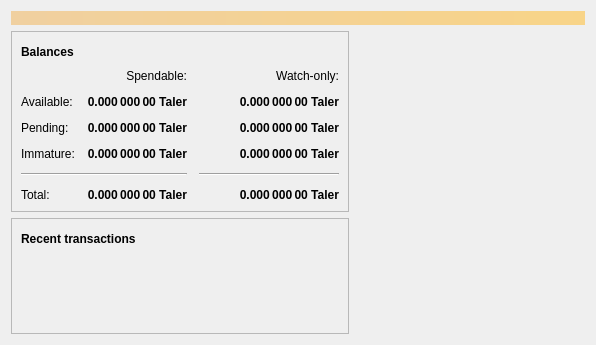
<?xml version="1.0" encoding="UTF-8"?>
<ui version="4.0">
 <class>OverviewPage</class>
 <widget class="QWidget" name="OverviewPage">
  <property name="geometry">
   <rect>
    <x>0</x>
    <y>0</y>
    <width>596</width>
    <height>342</height>
   </rect>
  </property>
  <property name="windowTitle">
   <string>Form</string>
  </property>
  <layout class="QVBoxLayout" name="topLayout">
   <item>
    <widget class="QLabel" name="labelAlerts">
     <property name="visible">
      <bool>false</bool>
     </property>
     <property name="styleSheet">
      <string notr="true">QLabel { background-color: qlineargradient(x1: 0, y1: 0, x2: 1, y2: 0, stop:0 #F0D0A0, stop:1 #F8D488); color:#000000; }</string>
     </property>
     <property name="wordWrap">
      <bool>true</bool>
     </property>
     <property name="margin">
      <number>3</number>
     </property>
     <property name="textInteractionFlags">
      <set>Qt::TextSelectableByMouse</set>
     </property>
    </widget>
   </item>
   <item>
    <layout class="QHBoxLayout" name="horizontalLayout" stretch="1,1">
     <item>
      <layout class="QVBoxLayout" name="verticalLayout_2">
       <item>
        <widget class="QFrame" name="frame">
         <property name="frameShape">
          <enum>QFrame::StyledPanel</enum>
         </property>
         <property name="frameShadow">
          <enum>QFrame::Raised</enum>
         </property>
         <layout class="QVBoxLayout" name="verticalLayout_4">
          <item>
           <layout class="QHBoxLayout" name="horizontalLayout_4">
            <item>
             <widget class="QLabel" name="label_5">
              <property name="font">
               <font>
                <weight>75</weight>
                <bold>true</bold>
               </font>
              </property>
              <property name="text">
               <string>Balances</string>
              </property>
             </widget>
            </item>
            <item>
             <spacer name="horizontalSpacer_3">
              <property name="orientation">
               <enum>Qt::Horizontal</enum>
              </property>
              <property name="sizeHint" stdset="0">
               <size>
                <width>40</width>
                <height>20</height>
               </size>
              </property>
             </spacer>
            </item>
            <item>
             <widget class="QPushButton" name="labelWalletStatus">
              <property name="enabled">
               <bool>true</bool>
              </property>
              <property name="maximumSize">
               <size>
                <width>30</width>
                <height>16777215</height>
               </size>
              </property>
              <property name="toolTip">
               <string>The displayed information may be out of date. Your wallet automatically synchronizes with the Taler network after a connection is established, but this process has not completed yet.</string>
              </property>
              <property name="text">
               <string/>
              </property>
              <property name="icon">
               <iconset resource="../bitcoin.qrc">
                <normaloff>:/icons/warning</normaloff>
                <disabledoff>:/icons/warning</disabledoff>:/icons/warning</iconset>
              </property>
              <property name="iconSize">
               <size>
                <width>24</width>
                <height>24</height>
               </size>
              </property>
              <property name="flat">
               <bool>true</bool>
              </property>
             </widget>
            </item>
           </layout>
          </item>
          <item>
           <layout class="QGridLayout" name="gridLayout">
            <property name="spacing">
             <number>12</number>
            </property>
            <item row="2" column="2">
             <widget class="QLabel" name="labelWatchPending">
              <property name="font">
               <font>
                <weight>75</weight>
                <bold>true</bold>
               </font>
              </property>
              <property name="cursor">
               <cursorShape>IBeamCursor</cursorShape>
              </property>
              <property name="toolTip">
               <string>Unconfirmed transactions to watch-only addresses</string>
              </property>
              <property name="text">
               <string notr="true">0.000 000 00 Taler</string>
              </property>
              <property name="alignment">
               <set>Qt::AlignRight|Qt::AlignTrailing|Qt::AlignVCenter</set>
              </property>
              <property name="textInteractionFlags">
               <set>Qt::LinksAccessibleByMouse|Qt::TextSelectableByKeyboard|Qt::TextSelectableByMouse</set>
              </property>
             </widget>
            </item>
            <item row="2" column="1">
             <widget class="QLabel" name="labelUnconfirmed">
              <property name="font">
               <font>
                <weight>75</weight>
                <bold>true</bold>
               </font>
              </property>
              <property name="cursor">
               <cursorShape>IBeamCursor</cursorShape>
              </property>
              <property name="toolTip">
               <string>Total of transactions that have yet to be confirmed, and do not yet count toward the spendable balance</string>
              </property>
              <property name="text">
               <string notr="true">0.000 000 00 Taler</string>
              </property>
              <property name="alignment">
               <set>Qt::AlignRight|Qt::AlignTrailing|Qt::AlignVCenter</set>
              </property>
              <property name="textInteractionFlags">
               <set>Qt::LinksAccessibleByMouse|Qt::TextSelectableByKeyboard|Qt::TextSelectableByMouse</set>
              </property>
             </widget>
            </item>
            <item row="3" column="2">
             <widget class="QLabel" name="labelWatchImmature">
              <property name="font">
               <font>
                <weight>75</weight>
                <bold>true</bold>
               </font>
              </property>
              <property name="cursor">
               <cursorShape>IBeamCursor</cursorShape>
              </property>
              <property name="toolTip">
               <string>Mined balance in watch-only addresses that has not yet matured</string>
              </property>
              <property name="text">
               <string notr="true">0.000 000 00 Taler</string>
              </property>
              <property name="alignment">
               <set>Qt::AlignRight|Qt::AlignTrailing|Qt::AlignVCenter</set>
              </property>
              <property name="textInteractionFlags">
               <set>Qt::LinksAccessibleByMouse|Qt::TextSelectableByKeyboard|Qt::TextSelectableByMouse</set>
              </property>
             </widget>
            </item>
            <item row="4" column="0" colspan="2">
             <widget class="Line" name="line">
              <property name="orientation">
               <enum>Qt::Horizontal</enum>
              </property>
             </widget>
            </item>
            <item row="4" column="2">
             <widget class="Line" name="lineWatchBalance">
              <property name="sizePolicy">
               <sizepolicy hsizetype="Preferred" vsizetype="Fixed">
                <horstretch>0</horstretch>
                <verstretch>0</verstretch>
               </sizepolicy>
              </property>
              <property name="minimumSize">
               <size>
                <width>140</width>
                <height>0</height>
               </size>
              </property>
              <property name="orientation">
               <enum>Qt::Horizontal</enum>
              </property>
             </widget>
            </item>
            <item row="5" column="0">
             <widget class="QLabel" name="labelTotalText">
              <property name="text">
               <string>Total:</string>
              </property>
             </widget>
            </item>
            <item row="3" column="1">
             <widget class="QLabel" name="labelImmature">
              <property name="font">
               <font>
                <weight>75</weight>
                <bold>true</bold>
               </font>
              </property>
              <property name="cursor">
               <cursorShape>IBeamCursor</cursorShape>
              </property>
              <property name="toolTip">
               <string>Mined balance that has not yet matured</string>
              </property>
              <property name="text">
               <string notr="true">0.000 000 00 Taler</string>
              </property>
              <property name="alignment">
               <set>Qt::AlignRight|Qt::AlignTrailing|Qt::AlignVCenter</set>
              </property>
              <property name="textInteractionFlags">
               <set>Qt::LinksAccessibleByMouse|Qt::TextSelectableByKeyboard|Qt::TextSelectableByMouse</set>
              </property>
             </widget>
            </item>
            <item row="3" column="0">
             <widget class="QLabel" name="labelImmatureText">
              <property name="text">
               <string>Immature:</string>
              </property>
             </widget>
            </item>
            <item row="5" column="1">
             <widget class="QLabel" name="labelTotal">
              <property name="font">
               <font>
                <weight>75</weight>
                <bold>true</bold>
               </font>
              </property>
              <property name="cursor">
               <cursorShape>IBeamCursor</cursorShape>
              </property>
              <property name="toolTip">
               <string>Your current total balance</string>
              </property>
              <property name="text">
               <string notr="true">0.000 000 00 Taler</string>
              </property>
              <property name="alignment">
               <set>Qt::AlignRight|Qt::AlignTrailing|Qt::AlignVCenter</set>
              </property>
              <property name="textInteractionFlags">
               <set>Qt::LinksAccessibleByMouse|Qt::TextSelectableByKeyboard|Qt::TextSelectableByMouse</set>
              </property>
             </widget>
            </item>
            <item row="5" column="2">
             <widget class="QLabel" name="labelWatchTotal">
              <property name="font">
               <font>
                <weight>75</weight>
                <bold>true</bold>
               </font>
              </property>
              <property name="cursor">
               <cursorShape>IBeamCursor</cursorShape>
              </property>
              <property name="toolTip">
               <string>Current total balance in watch-only addresses</string>
              </property>
              <property name="text">
               <string notr="true">0.000 000 00 Taler</string>
              </property>
              <property name="alignment">
               <set>Qt::AlignRight|Qt::AlignTrailing|Qt::AlignVCenter</set>
              </property>
              <property name="textInteractionFlags">
               <set>Qt::LinksAccessibleByMouse|Qt::TextSelectableByKeyboard|Qt::TextSelectableByMouse</set>
              </property>
             </widget>
            </item>
            <item row="0" column="2">
             <widget class="QLabel" name="labelWatchonly">
              <property name="text">
               <string>Watch-only:</string>
              </property>
              <property name="alignment">
               <set>Qt::AlignRight|Qt::AlignTrailing|Qt::AlignVCenter</set>
              </property>
             </widget>
            </item>
            <item row="1" column="0">
             <widget class="QLabel" name="labelBalanceText">
              <property name="text">
               <string>Available:</string>
              </property>
             </widget>
            </item>
            <item row="1" column="1">
             <widget class="QLabel" name="labelBalance">
              <property name="font">
               <font>
                <weight>75</weight>
                <bold>true</bold>
               </font>
              </property>
              <property name="cursor">
               <cursorShape>IBeamCursor</cursorShape>
              </property>
              <property name="toolTip">
               <string>Your current spendable balance</string>
              </property>
              <property name="text">
               <string notr="true">0.000 000 00 Taler</string>
              </property>
              <property name="alignment">
               <set>Qt::AlignRight|Qt::AlignTrailing|Qt::AlignVCenter</set>
              </property>
              <property name="textInteractionFlags">
               <set>Qt::LinksAccessibleByMouse|Qt::TextSelectableByKeyboard|Qt::TextSelectableByMouse</set>
              </property>
             </widget>
            </item>
            <item row="1" column="2">
             <widget class="QLabel" name="labelWatchAvailable">
              <property name="font">
               <font>
                <weight>75</weight>
                <bold>true</bold>
               </font>
              </property>
              <property name="cursor">
               <cursorShape>IBeamCursor</cursorShape>
              </property>
              <property name="toolTip">
               <string>Your current balance in watch-only addresses</string>
              </property>
              <property name="text">
               <string notr="true">0.000 000 00 Taler</string>
              </property>
              <property name="alignment">
               <set>Qt::AlignRight|Qt::AlignTrailing|Qt::AlignVCenter</set>
              </property>
              <property name="textInteractionFlags">
               <set>Qt::LinksAccessibleByMouse|Qt::TextSelectableByKeyboard|Qt::TextSelectableByMouse</set>
              </property>
             </widget>
            </item>
            <item row="2" column="0">
             <widget class="QLabel" name="labelPendingText">
              <property name="text">
               <string>Pending:</string>
              </property>
             </widget>
            </item>
            <item row="0" column="1">
             <widget class="QLabel" name="labelSpendable">
              <property name="text">
               <string>Spendable:</string>
              </property>
              <property name="alignment">
               <set>Qt::AlignRight|Qt::AlignTrailing|Qt::AlignVCenter</set>
              </property>
             </widget>
            </item>
           </layout>
          </item>
         </layout>
        </widget>
       </item>
       <item>
        <widget class="QFrame" name="frame_2">
         <property name="frameShape">
          <enum>QFrame::StyledPanel</enum>
         </property>
         <property name="frameShadow">
          <enum>QFrame::Raised</enum>
         </property>
         <layout class="QVBoxLayout" name="verticalLayout">
          <item>
           <layout class="QHBoxLayout" name="horizontalLayout_2">
            <item>
             <widget class="QLabel" name="label_4">
              <property name="font">
               <font>
                <weight>75</weight>
                <bold>true</bold>
               </font>
              </property>
              <property name="text">
               <string>Recent transactions</string>
              </property>
             </widget>
            </item>
            <item>
             <widget class="QPushButton" name="labelTransactionsStatus">
              <property name="enabled">
               <bool>true</bool>
              </property>
              <property name="maximumSize">
               <size>
                <width>30</width>
                <height>16777215</height>
               </size>
              </property>
              <property name="toolTip">
               <string>The displayed information may be out of date. Your wallet automatically synchronizes with the Taler network after a connection is established, but this process has not completed yet.</string>
              </property>
              <property name="text">
               <string/>
              </property>
              <property name="icon">
               <iconset resource="../bitcoin.qrc">
                <normaloff>:/icons/warning</normaloff>
                <disabledoff>:/icons/warning</disabledoff>:/icons/warning</iconset>
              </property>
              <property name="iconSize">
               <size>
                <width>24</width>
                <height>24</height>
               </size>
              </property>
              <property name="flat">
               <bool>true</bool>
              </property>
             </widget>
            </item>
            <item>
             <spacer name="horizontalSpacer">
              <property name="orientation">
               <enum>Qt::Horizontal</enum>
              </property>
              <property name="sizeHint" stdset="0">
               <size>
                <width>40</width>
                <height>20</height>
               </size>
              </property>
             </spacer>
            </item>
           </layout>
          </item>
          <item>
           <widget class="QListView" name="listTransactions">
            <property name="styleSheet">
             <string notr="true">QListView { background: transparent; }</string>
            </property>
            <property name="frameShape">
             <enum>QFrame::NoFrame</enum>
            </property>
            <property name="verticalScrollBarPolicy">
             <enum>Qt::ScrollBarAlwaysOff</enum>
            </property>
            <property name="horizontalScrollBarPolicy">
             <enum>Qt::ScrollBarAlwaysOff</enum>
            </property>
            <property name="selectionMode">
             <enum>QAbstractItemView::NoSelection</enum>
            </property>
           </widget>
          </item>
         </layout>
        </widget>
       </item>
       <item>
        <spacer name="verticalSpacer">
         <property name="orientation">
          <enum>Qt::Vertical</enum>
         </property>
         <property name="sizeHint" stdset="0">
          <size>
           <width>20</width>
           <height>40</height>
          </size>
         </property>
        </spacer>
       </item>
      </layout>
     </item>
     <item>
      <layout class="QVBoxLayout" name="verticalLayout_3">
       <item>
        <spacer name="verticalSpacer_2">
         <property name="orientation">
          <enum>Qt::Vertical</enum>
         </property>
         <property name="sizeHint" stdset="0">
          <size>
           <width>20</width>
           <height>40</height>
          </size>
         </property>
        </spacer>
       </item>
      </layout>
     </item>
    </layout>
   </item>
  </layout>
 </widget>
 <resources/>
 <connections/>
</ui>
